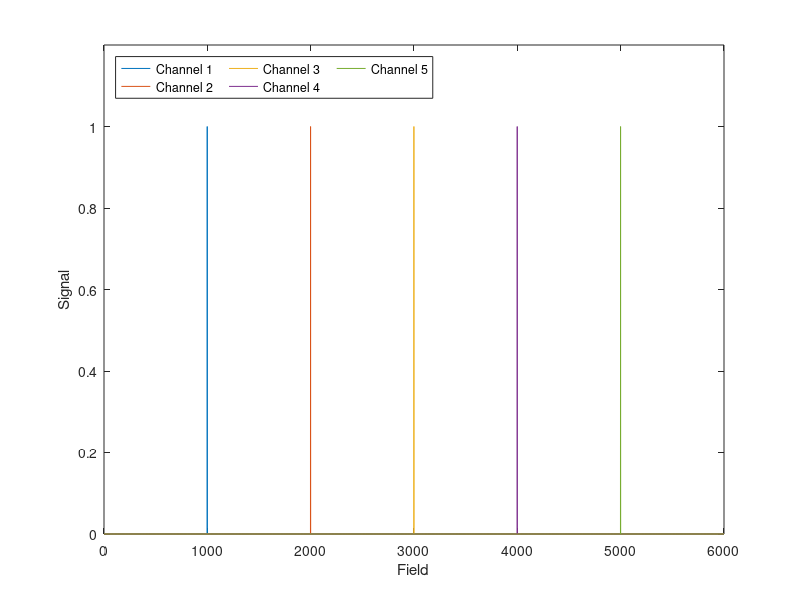

Recreate this plot in MATLAB. (Note: this script raises an error after producing the figure.)


%% IDEAL PARTICLE SET IMAGE (USED IN CH IV BUT ALSO INTO CH V)

x = linspace(0,6000,6001);
y1 = zeros (size(x));y2 = zeros (size(x));y3 = zeros (size(x));y4 = zeros (size(x));y5 = zeros (size(x));
y1(1000) = 1; y2(2000) = 1; y3(3000) = 1; y4(4000) = 1; y5(5000) = 1;
h7 = figure;
plot(x,y1,x,y2,x,y3,x,y4,x,y5)
ylim([0,1.2])
% title 'Ideal channel system'
xlabel 'Field'
ylabel 'Signal'
legend ('Channel 1', 'Channel 2', 'Channel 3', 'Channel 4', 'Channel 5', 'Location','northwest','NumColumns',3)
thesis_fig_gen(h7.Number); clear y1 y2 y3 y4 y5 x
set(gca, 'ytick',[0,1],'yticklabel',{'low';'high'});
set(gca, 'xtick',[1000,2000,3000,4000,5000],'xticklabel',{'H_J_1';'H_J_2';'H_J_3';'H_J_4';'H_J_5'});

%% Single layer CoFeB studies - MOKE. 

t_CoFeB = [0.7,0.8,1.1,1.3];
H_k = [7200,5400,2998,1797];% [7200, 5800, 3397, 2197];
H_c = [92, 76.5, 71, 62.4];
Ms = 1.05e6;

Hk_t = (H_k./1e4).*(t_CoFeB./1e9).*Ms./2;

h1 = figure;
plot(t_CoFeB, Hk_t.*1e3,'x')
xlabel 't_C_o_F_e_B [nm]'
ylabel 'K_e_f_f\cdott_C_o_F_e_B [mJ\cdotm^-^2]'
set(gca, 'XAxisLocation', 'origin', 'YAxisLocation', 'origin')
axis([-0.3,2.4,-0.05,0.5])
lsline 
arrow
% title 'H_K analysis - Single CoFeB layers'


h2 = figure;
plot(t_CoFeB, H_c,'x')
xlabel 't_C_o_F_e_B [nm]'
ylabel 'H_C [Oe]'
lsline
% title 'H_C analysis - Single CoFeB layers'

thesis_fig_gen([h2.Number, h1.Number])

clear H_k H_c Ms Hk_t h1 h2

% additional data and changes to make the new plot. 
SP7816 = [102.1,103.3,103.3,103.3,96.9,106.9,105.1,93.4,106.2,101.0];
SP7817 = [83.3,84.4,81.1,84.6,88.8,84.5,92.4,90.8,91.4,87.9];
SP7818 = [68.8,68.1,67.8,73.6,74.2,66.9,71.9,71.9,71.9,76.4];
SP7819 = [59.6,61.6,63.2,58.4,62.7,60.6,60.0,60.2,60.4,60.3];

S6 = mean(SP7816);
S7 = mean(SP7817);
S8 = mean(SP7818);
S9 = mean(SP7819);
P1 = [S6 S7 S8 S9];

Sd6 = std(SP7816);
Sd7 = std(SP7817);
Sd8 = std(SP7818);
Sd9 = std(SP7819);
P2 = [Sd6 Sd7 Sd8 Sd9];

h3 = figure;
plot(t_CoFeB, P1,'+b'); axis([0.6,1.4,55,110])
hold on; lsline
errorbar(t_CoFeB, P1,P2,'+b')
xlabel 't_C_o_F_e_B [nm]'
ylabel 'H_C [Oe]'

% title 'H_C analysis - Single CoFeB layers'

thesis_fig_gen(h3.Number)


clear t_CoFeB h3 S6 S7 S8 S9 Sd6 Sd7 Sd9 Sd8 h3

%% SW Astroid plotting 

openfig 'C:\Users\JDZ\Documents\Thesis\Figures\Chapter 4 - Particle studies\SW_Astroid figure.fig';
h1 = gcf; 
subplot(2,3,1);ax1 = gca;
subplot(2,3,2);ax2 = gca;
subplot(2,3,3);ax3 = gca;
subplot(2,3,4);ax4 = gca;
subplot(2,3,5);ax5 = gca;
subplot(2,3,6);ax6 = gca;
h11 = figure; %create new figure
s2 = subplot(2,2,1); %create and get handle to the subplot axes
fig2 = get(ax2,'children'); %get handle to all the children in the figure
copyobj(fig2,s2); %copy children to new parent axes i.e. the subplot axes
colorbar; ax = gca; ax.XAxisLocation = 'origin'; axis equal; 
ax.YAxisLocation = 'origin'; set(ax ,'Layer', 'Top'); 
xlabel 'B_|_| [Oe]'; ylabel 'B_\perp [Oe]'; title 'a)'; 
s3 = subplot(2,2,2);
fig3 = get(ax3,'children'); %get handle to all the children in the figure
copyobj(fig3,s3); %copy children to new parent axes i.e. the subplot axes
colorbar; ax = gca; ax.XAxisLocation = 'origin'; axis equal; 
ax.YAxisLocation = 'origin'; set(ax ,'Layer', 'Top');
xlabel 'B_|_| [Oe]'; ylabel 'B_\perp [Oe]'; title 'b)'; 
s5 = subplot(2,2,3);
fig5 = get(ax5,'children'); %get handle to all the children in the figure
copyobj(fig5,s5); %copy children to new parent axes i.e. the subplot axes
colorbar; ax = gca; ax.XAxisLocation = 'origin'; axis equal;
ax.YAxisLocation = 'origin'; set(ax ,'Layer', 'Top'); 
xlabel 'B_|_| [Oe]'; ylabel 'B_\perp [Oe]'; title 'c)'; 
s6 = subplot(2,2,4);
fig6 = get(ax6,'children'); %get handle to all the children in the figure
copyobj(fig6,s6); %copy children to new parent axes i.e. the subplot axes
colorbar; ax = gca; ax.XAxisLocation = 'origin';  axis equal;
ax.YAxisLocation = 'origin'; set(ax ,'Layer', 'Top'); 
xlabel 'B_|_| [Oe]'; ylabel 'B_\perp [Oe]'; title 'd)'; 
polarmap

h12 = figure; %create new figure
s1 = gca;%create and get handle to the subplot axes
fig1 = get(ax1,'children'); %get handle to all the children in the figure
copyobj(fig1,s1); %copy children to new parent axes i.e. the subplot axes
colorbar; ax = gca; ax.XAxisLocation = 'origin'; set(s1, 'Xlim', s1.YLim); 
ax.YAxisLocation = 'origin'; set(ax ,'Layer', 'Top'); polarmap
xlabel 'B_|_| [Oe]'; ylabel 'B_\perp [Oe]'; title 'a)'; axis equal; 
axis(ax,[-750,750,-750,750])
h13 = figure; %create new figure
s4 = gca; fig4 = get(ax4,'children'); %get handle to all the children 
copyobj(fig4,s4); %copy children to new parent axes i.e. the subplot axes
colorbar; ax = gca; ax.XAxisLocation = 'origin'; set(s4, 'Xlim', s4.YLim); 
ax.YAxisLocation = 'origin'; set(ax ,'Layer', 'Top'); polarmap
xlabel 'B_|_| [Oe]'; ylabel 'B_\perp [Oe]'; title 'b)'; axis equal; 
axis(ax,[-750,750,-750,750])

clear h1 h11 h12 h13 ax ax1 ax2 ax3 ax4 ax5 ax6 h11 s1 s2 s3 s4 s5 ...
    s6 fig1 fig2 fig3 fig4 fig5 fig6

%% Transitions for series and J vs T_Pt plotting

% C:\Users\JDZ\Documents\MOKE\2019 NOV\Films redo
[SiF, SiFfitting] = MOKE_data_in2(50, [200,800], [3:10]);
thesis_fig_gen(50:52)
figure(50); xlim([-1000, 10300]); ylim([-0.05,1.05])
set(gcf, 'Position',  [100, 100, 540, 500]); title 'P-AP (H_4) transition - Si films'
figure(52); xlim([-1000, 7000]); ylim([-0.55,0.05])

% C:\Users\JDZ\Documents\MOKE\DEC 2019\New folder
[SiP, SiPfitting] = MOKE_data_in2(47, [300,820], [3,5:9]);
thesis_fig_gen(47:49)
figure(47); xlim([-1000, 9000]); ylim([-0.05,1.05])
set(gcf, 'Position',  [100, 100, 540, 450]); title 'P-AP (H_4) transition - Si Particles'
figure(49); xlim([-1000, 6000]); ylim([-0.9,0.05])

% C:\Users\JDZ\Documents\MOKE\DEC 2019\Ge particles redo
[GeP, GePfitting] = MOKE_data_in2(44, [300,820], [4:10]);
thesis_fig_gen(44:47)
figure(44); xlim([-1000, 6700]); ylim([-0.05,1.05])
set(gcf, 'Position',  [100, 100, 540, 450]); title 'P-AP (H_4) transition - Ge Particles'
figure(46); xlim([-1000, 6500]); ylim([-0.35,0.05])

J_vs_TPt_plotting

%% plotter for all single sample measurements, major and minor. 

thesis_MOKE_single_SP8313_plotter

%% interaction energy plotter 

xline = linspace(-1e-5,1e-5,251);
yline = xline;
zline = logspace(-8,-6,100);
HxAkoun = zeros(size(xline,2), size(yline,2), size(zline,2));
HyAkoun = HxAkoun; HzAkoun = HxAkoun; tic; 
Msat = 1e6; mu_0 = 4*pi*1e-7;
magD = [2e-5, 2e-5, 2e-9]; 
for kk = 1:size(xline,2)
    for jj = 1:size(yline,2)
        for pp = 1:size(zline,2)
            [HxAkoun(kk,jj,pp), HyAkoun(kk,jj,pp), HzAkoun(kk,jj,pp)]...
                = Jannsen(xline(kk),yline(jj),zline(pp),magD);
        end
    end
end 

HzAkoun_interaction = HzAkoun*Msat*mu_0/4/pi;
HzAvInt = zeros(1,size(zline,2));
HzMaxInt = zeros(1,size(zline,2));

for pp = 1:size(zline,2)
    HzAvInt(pp) = mean(HzAkoun_interaction(:,:,pp), 'all');
    HzMaxInt(pp) = max(HzAkoun_interaction(:,:,pp),[], 'all');
end 

pp = figure(); yyaxis left; loglog(zline, HzAvInt); 
ylabel 'Mean field in XY plane [T]'; yyaxis right; loglog(zline, HzMaxInt)
ylabel 'Max field in XY plane [T]'; xlabel 'Distance from particle [m]'
legend('Mean field in XY plane','Max field in XY plane', ...
    'Location', 'Southwest'); thesis_fig_gen(pp.Number)

%% plotting the high res rotational switches.

roational_high_res_switches.m
% data folder first
% C:\Users\JDZ\Documents\Thesis\Data\SP8313_rotational_switching_as\Si particles High res V2
% data folder second
% C:\Users\JDZ\Documents\Thesis\Data\SP8313_rotational_switching_as\SP8313_rotational_switching_as

%% IP - OOP comparison 

xline = linspace(-5e-5,5e-5,251);
yline = xline;
zline = logspace(-8,-6,100);
HxAkoun = zeros(size(xline,2), size(yline,2), size(zline,2));
HyAkoun = HxAkoun; HzAkoun = HxAkoun; tic; 
Msat = 1e6; mu_0 = 4*pi*1e-7;
magD = [2e-5, 2e-5, 2e-9]; 
for kk = 1:size(xline,2)
    for jj = 1:size(yline,2)
        for pp = 1:size(zline,2)
            [HxAkoun(kk,jj,pp), HyAkoun(kk,jj,pp), HzAkoun(kk,jj,pp)]...
                = Jannsen(xline(kk),yline(jj),zline(pp),magD);
        end
    end
end 

HzAkoun_OOP = HzAkoun*Msat*mu_0/4/pi;
HzAvOOP = zeros(1,size(zline,2));
HzMaxOOP = zeros(1,size(zline,2));

for pp = 1:size(zline,2)
    HzAvOOP(pp) = mean(HzAkoun_OOP(:,:,pp), 'all');
    HzMaxOOP(pp) = max(abs(HzAkoun_OOP(:,:,pp)),[], 'all');
end 


pp = figure();
subplot(1,2,1);
loglog(zline, HzAvOOP); ylabel 'Mean field in XY plane [T]'
yyaxis right; loglog(zline, HzMaxOOP)
ylabel 'Max field in XY plane [T]'; xlabel 'Distance from particle [m]'
legend('Mean field in XY plane - OOP','Max field in XY plane - OOP', ...
          'Location', 'Southwest')
thesis_fig_gen(pp.Number)


xline = linspace(-5e-5,5e-5,251);
yline = xline;
zline = 0;
xzline = logspace(-8,-6,100);
HxAkoun = zeros(size(xline,2), size(yline,2), size(xzline,2));
HyAkoun = HxAkoun; HzAkoun = HxAkoun; tic; 
Msat = 1e6; mu_0 = 4*pi*1e-7;
magD = [2e-9, 2e-5, 2e-5]; 
for kk = 1:size(xline,2)
    for jj = 1:size(yline,2)
        for ppk = 1:size(xzline,2)
            xinput = xline + xzline(ppk) + 5e-5;
            [HxAkoun(kk,jj,ppk), HyAkoun(kk,jj,ppk), HzAkoun(kk,jj,ppk)]...
                = Jannsen(xinput(ppk),yline(jj),zline,magD);
        end
    end
end 

HzAkoun_xzlineIP = HzAkoun*Msat*mu_0/4/pi;
HzAvIP = zeros(1,size(xzline,2));
HzMaxIP = zeros(1,size(xzline,2));

for ppk = 1:size(xzline,2)
    HzAvIP(ppk) = mean(HzAkoun_IP(:,:,ppk), 'all');
    HzMaxIP(ppk) = max(abs(HzAkoun_IP(:,:,ppk)),[], 'all');
end 

subplot(1,2,2);
loglog(xzline, abs(HzAvIP)); ylabel 'Mean field in XY plane [T]';
yyaxis right; loglog(xzline, HzMaxIP)
ylabel 'Max field in XY plane [T]'; xlabel 'Distance from particle [m]'
legend('Mean field in XY plane - IP','Max field in XY plane - IP', ...
    'Location', 'Southwest')
thesis_fig_gen(pp.Number)



%%

%% Linear high resolution switches - Si particles

% folder path
% C:\Users\JDZ\Documents\Thesis\Data\SP8313_rotational_switching_as\Si particles linear high res
[zz1] = fol_data_ext_function();

fac1 = 4e-8;
fac2 = 7e-8;

AP2Px = zz1(4).data(:,8);
AP2Py = zz1(4).data(:,11);
AP2Py = AP2Py + fac2.* AP2Px;

P2APx = zz1(5).data(:,8);
P2APy = zz1(5).data(:,11);
P2APy = P2APy + fac1.* P2APx;

gg = figure;
subplot(2,1,1)
plot(P2APx(1:floor(length(P2APx)/2)), P2APy(1:floor(length(P2APx)/2)).*1e6)
xlabel 'Field [Oe]'
ylabel 'Moment [\muemu]'
legend ('P-AP, Si particles', 'Location', 'Southeast')
xlim([700,1600])
thesis_fig_gen(gg.Number)

subplot(2,1,2)
plot(AP2Px(1:floor(length(AP2Px)/2)), AP2Py(1:floor(length(AP2Px)/2)).*1e6)
xlabel 'Field [Oe]'
ylabel 'Moment [\muemu]'
legend ('AP-P, Si particles', 'Location', 'Southeast')
xlim([-2100,-1200])
thesis_fig_gen(gg.Number)

%% linear switching at high resolution - Si Films

folpath = 'C:\Users\JDZ\Documents\Thesis\Data\SP8313_rotational_switching_as\SP8313_rotational_switching_as\Output';
filename = 'SP8313_P2AP_checker.txt';

name = [folpath,'\',filename];

formatSpec = '%f %f %f %f %f %f %f %f %f %f %f';

sizeA = [11 Inf];
fileID = fopen(name,'r');
letsC = fgets(fileID);
P2AP_linear = fscanf(fileID,formatSpec,sizeA)';
fclose('all');

P2AP_linear((floor(size(P2AP_linear,1)/2)+1):end,:) = [];
P2AP_linear(1,:) = [];

datax = P2AP_linear(:,6);
datay = P2AP_linear(:,11);

fac = -4e-8;
datayf = datay + (fac.*datax);

hh = figure; 
subplot(2,1,1)
plot(datax,datayf.*1e6)
xlabel 'Field [Oe]'
ylabel 'Moment [\muemu]'
title 'Linear field - P-AP transition, Si Films'
xlim([800,1100])
points = [933,983];
vline(points)
legend(['Transition over ', num2str(diff(points)), ' [Oe]'], 'Location', 'Northwest')
thesis_fig_gen(hh.Number)

filename = 'SP8313_AP2P_checkerV2.txt';
name = [folpath,'\',filename];

fileID = fopen(name,'r');
letsC = fgets(fileID);
AP2P_linear = fscanf(fileID,formatSpec,sizeA)';
fclose('all');

AP2P_linear((floor(size(AP2P_linear,1)/2)+1):end,:) = [];

datax1 = AP2P_linear(:,6);
datay1 = AP2P_linear(:,11);

fac = 2.4e-7;
datay1f = datay1 + (fac.*datax1);

subplot(2,1,2)
plot(datax1,datay1f.*1e6)
xlabel 'Field [Oe]'
ylabel 'Moment [\muemu]'
title 'Linear field - AP-P transition, Si Films'
xlim([-1450, -1150])
points = [-1322, -1252];
vline(points)
legend(['Transition over ', num2str(diff(points)), ' [Oe]'], 'Location', 'Northwest')
thesis_fig_gen(hh.Number)

clear hh


%% plotting all of the CoFeB single layers on the same plot. 

folpath = 'C:\Users\JDZ\Documents\Thesis\Data\Feb 2021\CoFeB Single layers';
filename = 'sp7616.txt';
name = [folpath,'\',filename];

formatSpec = '%f %f';
sizeA = [2 Inf];

fileID = fopen(name,'r'); letsC = fgets(fileID);
SP7616 = fscanf(fileID,formatSpec,sizeA)'; fclose('all');

filename = 'sp7617.txt'; name = [folpath,'\',filename];
fileID = fopen(name,'r'); letsC = fgets(fileID);
SP7617 = fscanf(fileID,formatSpec,sizeA)'; fclose('all');

filename = 'sp7618.txt'; name = [folpath,'\',filename];
fileID = fopen(name,'r'); letsC = fgets(fileID); 
SP7618 = fscanf(fileID,formatSpec,sizeA)'; fclose('all');

filename = 'sp7619.txt'; name = [folpath,'\',filename];
fileID = fopen(name,'r'); letsC = fgets(fileID);
SP7619 = fscanf(fileID,formatSpec,sizeA)'; fclose('all');

x1 = normalize(SP7616(:,2), 'range', [0 1]);
x2 = normalize(SP7617(:,2), 'range', [0 1]);
x3 = normalize(SP7618(:,2), 'range', [0 1]);
x4 = normalize(SP7619(:,2), 'range', [0 1]);

hh = figure;
plot(SP7616(:,1),x1,SP7617(:,1),x2, SP7618(:,1),x3, SP7619(:,1),x4);
xlabel('Field [Oe]')
ylabel 'Normalised Kerr signal'
legend ('t_C_o_F_e_B = 0.7 [nm]', 't_C_o_F_e_B = 0.8 [nm]', ...
    't_C_o_F_e_B = 1.1 [nm]', 't_C_o_F_e_B = 1.3 [nm]', ...
    'Location' , 'West')
ylim([-0.02, 1.02])
hline([1,0])
thesis_fig_gen(hh.Number)


%%

kk = figure; 
errorbar(mean(SiF.a), 1, (std(SiF.a)) , (std(SiF.a)),  'horizontal', 'rx'); 
hold on;
errorbar(mean(SiP.a), 2, (std(SiP.a)) , (std(SiP.a)),  'horizontal', 'bx');
errorbar(mean(GeP.a), 3, (std(GeP.a)) , (std(GeP.a)),  'horizontal', 'kx');
ylim([0,4])
legend('Si films' , 'Si particles', 'Ge particles')
xlabel 'a [Oe^-^1]'
title 'Comparison of decay constant'
thesis_fig_gen(kk.Number)

%%

[zz10] = fol_data_ext_function();
%datafolder: C:\Users\JDZ\Documents\Thesis\Data\VSM data for statistical stuff
figure
subplot(1,3,3)
fac = 6.5e-9;
yyt14 =  zz10(6).data(:,11) - zz10(5).data(:,11) ;
xt14 = zz10(5).data(:,6);

yy14 = yyt14 + (fac.*xt14);
plot(xt14,yy14.*1e6)
xlabel 'Field [Oe]'
ylabel 'Moment [\muema]'
title 'SP8314'

subplot(1,3,1)
fac = 1.25e-8;
yyt12 =  zz10(4).data(:,11) - zz10(3).data(:,11) ;
xt12 = zz10(4).data(:,6);

yy14 = yyt12 + (fac.*xt12);
plot(xt12(1:60),yy14(1:60).*1e6)
xlabel 'Field [Oe]'
ylabel 'Moment [\muema]'
title 'SP8312'


%% Schematic to show the sigmoid in rotational SAF astroids

gh = figure;

x = -200:200;
y = zeros(size(x));
y(1:150) = -1;
y(300:end) = 1;
subplot(2,2,1)
plot(x,y,'r', x,-fliplr(y),'b')
xlabel 'Field'
ylabel 'Normalised moment'
h = gca;set(h,'Ytick', []);set(h,'Xtick', []);
thesis_fig_gen(gh.Number)
text(100,0.5,'+H_3','Color','red')
text(-100,-0.5,'-H_2','Color','red')
text(100,0.5,'+H_2','Color','blue')
text(-100,-0.5,'-H_3','Color','blue')

x = rad2deg(linspace(0,pi, 901));
y15= 1500.*cosd(x);
y5= 400.*cosd(x);
y10= 1000.*cosd(x);
mk = [1200,-600];


subplot(2,2,2)
plot((x),y15); ylim([-1600, 1600])
vline(acosd([-1200,600]./1500),'b:')
h = gca;set(h,'Ytick', sort([0,mk,-mk,1500]))
set(h, 'YTickLabel',fliplr({'B_s_e_t','\mu_0H_3','\mu_0H_2','0','-\mu_0H_2','-\mu_0H_3'}))

subplot(2,2,3)
plot((x),y10); ylim([-1600, 1600])
vline(acosd(600/1000),'b:')
h = gca;set(h,'Ytick', sort([0,mk,-mk,1000]))
set(h, 'YTickLabel',fliplr({'\mu_0H_3','B_s_e_t','\mu_0H_2','0','-\mu_0H_2','-\mu_0H_3'}))

subplot(2,2,4)
plot((x),y5); ylim([-1600, 1600])
h = gca;set(h,'Ytick', sort([0,mk,-mk,400]))
set(h, 'YTickLabel',fliplr({'\mu_0H_3','\mu_0H_2','B_s_e_t','0','-\mu_0H_2','-\mu_0H_3'}))


for dd = 2:4
    subplot(2,2,dd)
    hline(mk,'r:')
    hline(-mk,'b:')
    hline(0,'k-')
    xlim([0,180])
    xlabel 'Angle [deg]'
    ylabel 'B_\perp'
    thesis_fig_gen(gh.Number)
end


%%

[gtest] = sigmoidal_mem_funct_gen(1700:2300,2000, 5, 2);
title ''
xlabel 'B_\perp'
h = gca;
set(h,'Xtick', [])
set(h,'Ytick', [0,0.5,1])
vline(2000,'r:')
hline(0.5, 'k:')
text(2020,0.15,'c','Fontsize',14,'Color','Red')
thesis_fig_gen(2)

%% FWHM studies on the series.

load('C:\Users\JDZ\Documents\Thesis\Code Outputs\Chapter IV\FWHM for series.mat')
h = figure;
subplot(2,2,1)
scatter(mloc_SiF, -FWHM_SiF,'+'); hold on
scatter(mloc_SiP, -FWHM_SiP,'+')
scatter(mloc_GeP, -FWHM_GeP,'+')
xlabel 'H_J [Oe]'
ylabel 'FWHM [Oe]'
legend ('Si Films','Si Particles', 'Ge Particles')
thesis_fig_gen(h.Number)

dSiF = -[diff(mloc_SiF), mloc_SiF(end)-mloc_SiF(end-1)];
dSiP = -[diff(mloc_SiP), mloc_SiP(end)-mloc_SiP(end-1)];
dGeP = -[diff(mloc_GeP), mloc_GeP(end)-mloc_GeP(end-1)];
subplot(2,2,2)
scatter(mloc_SiF, dSiF,'+'); hold on
scatter(mloc_SiP, dSiP,'+');
scatter(mloc_GeP, dGeP,'+');
xlabel 'H_J [Oe]'
ylabel 'Separation [Oe]'
legend ('Si Films','Si Particles', 'Ge Particles')
thesis_fig_gen(h.Number)

subplot(2,2,3)
scatter(mloc_SiF, dSiF./-FWHM_SiF,'+'); hold on
scatter(mloc_SiP, dSiP./-FWHM_SiP,'+'); 
scatter(mloc_GeP, dGeP./-FWHM_GeP,'+'); 
xlabel 'H_J [Oe]'
ylabel 'Ratio of separation to FWHM [Oe]'
legend ('Si Films','Si Particles', 'Ge Particles')
thesis_fig_gen(h.Number)

subplot(2,2,4)
scatter(mloc_SiF, -FWHM_SiF./dSiF,'+'); hold on
scatter(mloc_SiP, -FWHM_SiP./dSiP,'+'); 
scatter(mloc_GeP, -FWHM_GeP./dGeP,'+'); 
xlabel 'H_J [Oe]'
ylabel 'Ratio of FWHM to separation[Oe]'
legend ('Si Films','Si Particles', 'Ge Particles')
thesis_fig_gen(h.Number)

[mean(-FWHM_SiF), mean(-FWHM_SiP), mean(-FWHM_GeP)]
[mean(dSiF./-FWHM_SiF), mean(dSiP./-FWHM_SiP), mean(dGeP./-FWHM_GeP)]
% % % 
% % % ist = SiF;
% % % isty = ist.dfdat;
% % % istx = ist.Bnorm;
% % % 
% % % fwhmx = zeros(1, size(isty,2));
% % % mloc = zeros(1, size(isty,2));
% % % 
% % % for gp = 1:size(isty,2)
% % %     data = isty(:,gp);
% % %     % Find the half max value.
% % %     halfMax = (min(data)) / 2;
% % %     % Find where the data first drops below half the max.
% % %     index1 = find(data <= halfMax, 1, 'first');
% % %     % Find where the data last rises above half the max.
% % %     index2 = find(data <= halfMax, 1, 'last');
% % %     fwhm = index2-index1 + 1; % FWHM in indexes.
% % %     % OR, if you have an x vector
% % %     fwhmx(gp) = istx(index2,gp) - istx(index1,gp);
% % %    
% % %     
% % %     mloc(gp) = istx(find(data == (min(data))),gp);
% % %     
% % % end
% % % 


%%


